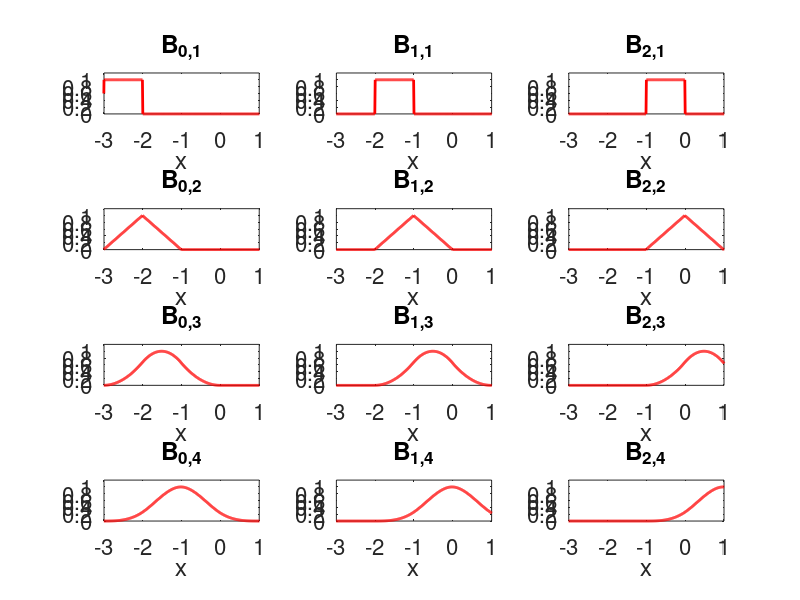

MATLAB code for this plot:
clear all
close all

%% d = 1

x = [];
B01 = [];
B11 = [];
B21 = [];
i = 1;
for j = -5:.01:5
    x(i) = j;
    B01(i) = 0;
    B11(i) = 0;
    B21(i) = 0;
    if j >= -3 && j < -2
        B01(i) = 1;
    end
    if j >= -2 && j < -1
        B11(i) = 1;
    end
    if j >= -1 && j < -0
        B21(i) = 1;
    end
    i = i+1;
end

figure(1)
subplot(4,3,1)
plot(x,B01,'Color','red','LineWidth',2)
axis([-3 1 0 max(B01)*1.2])
xlabel('x','FontSize',16)
title('B_{0,1}','FontSize',16)
set(gca,'FontSize',16)

subplot(4,3,2)
plot(x,B11,'Color','red','LineWidth',2)
axis([-3 1 0 max(B11)*1.2])
xlabel('x','FontSize',16)
title('B_{1,1}','FontSize',16)
set(gca,'FontSize',16)

subplot(4,3,3)
plot(x,B21,'Color','red','LineWidth',2)
axis([-3 1 0 max(B21)*1.2])
xlabel('x','FontSize',16)
title('B_{2,1}','FontSize',16)
set(gca,'FontSize',16)

%% d = 2

B02 = conv(B01,B01);
B02 = B02./max(B02);
B02 = B02(find(x==-3):length(B02));
B02 = B02(1:length(x));

B12 = [zeros(1,100),B02];
B12 = B12(1:length(x));

B22 = [zeros(1,200),B02];
B22 = B22(1:length(x));

subplot(4,3,4)
plot(x,B02,'Color','red','LineWidth',2)
axis([-3 1 0 max(B02)*1.2])
xlabel('x','FontSize',16)
title('B_{0,2}','FontSize',16)
set(gca,'FontSize',16)

subplot(4,3,5)
plot(x,B12,'Color','red','LineWidth',2)
axis([-3 1 0 max(B12)*1.2])
xlabel('x','FontSize',16)
title('B_{1,2}','FontSize',16)
set(gca,'FontSize',16)

subplot(4,3,6)
plot(x,B22,'Color','red','LineWidth',2)
axis([-3 1 0 max(B22)*1.2])
xlabel('x','FontSize',16)
title('B_{2,2}','FontSize',16)
set(gca,'FontSize',16)

%% d = 3

B03 = conv(B01,B02);
B03 = B03./max(B03);
B03 = B03(find(x==-3):length(B03));
B03 = B03(1:length(x));

B13 = [zeros(1,100),B03];
B13 = B13(1:length(x));

B23 = [zeros(1,200),B03];
B23 = B23(1:length(x));

subplot(4,3,7)
plot(x,B03,'Color','red','LineWidth',2)
axis([-3 1 0 max(B03)*1.2])
xlabel('x','FontSize',16)
title('B_{0,3}','FontSize',16)
set(gca,'FontSize',16)

subplot(4,3,8)
plot(x,B13,'Color','red','LineWidth',2)
axis([-3 1 0 max(B13)*1.2])
xlabel('x','FontSize',16)
title('B_{1,3}','FontSize',16)
set(gca,'FontSize',16)

subplot(4,3,9)
plot(x,B23,'Color','red','LineWidth',2)
axis([-3 1 0 max(B23)*1.2])
xlabel('x','FontSize',16)
title('B_{2,3}','FontSize',16)
set(gca,'FontSize',16)

%% d = 4

B04 = conv(B01,B03);
B04 = B04./max(B04);
B04 = B04(find(x==-3):length(B04));
B04 = B04(1:length(x));

B14 = [zeros(1,100),B04];
B14 = B14(1:length(x));

B24 = [zeros(1,200),B04];
B24 = B24(1:length(x));

subplot(4,3,10)
plot(x,B04,'Color','red','LineWidth',2)
axis([-3 1 0 max(B04)*1.2])
xlabel('x','FontSize',16)
title('B_{0,4}','FontSize',16)
set(gca,'FontSize',16)

subplot(4,3,11)
plot(x,B14,'Color','red','LineWidth',2)
axis([-3 1 0 max(B14)*1.2])
xlabel('x','FontSize',16)
title('B_{1,4}','FontSize',16)
set(gca,'FontSize',16)

subplot(4,3,12)
plot(x,B24,'Color','red','LineWidth',2)
axis([-3 1 0 max(B24)*1.2])
xlabel('x','FontSize',16)
title('B_{2,4}','FontSize',16)
set(gca,'FontSize',16)


